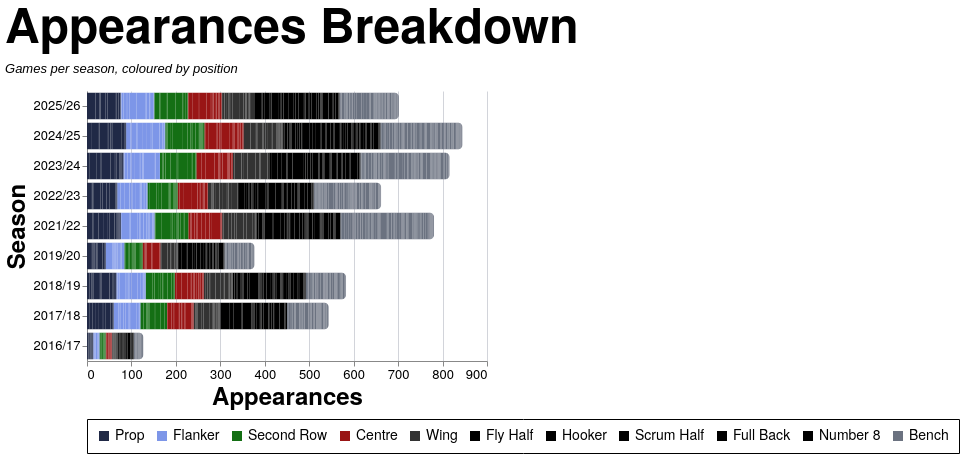

Source (Vega-Lite JSON):
### Vega-Lite specification from a JSON file in a GitHub repository (floating-point values rounded to 4 significant figures; data arrays with more than 128 entries replaced by an {"elided": "..."} marker saying what was removed)
{"config": {"axis": {"labelFont": "PT Sans Narrow, Helvetica Neue, Helvetica, Arial, sans-serif", "titleFont": "PT Sans Narrow, Helvetica Neue, Helvetica, Arial, sans-serif", "labelFontSize": 13, "titleFontSize": 24, "gridColor": "#202947", "gridOpacity": 0.2, "zindex": 1}, "text": {"font": "Lato, sans-serif"}, "bar": {"cornerRadiusEnd": 5}, "header": {"labelFont": "PT Sans Narrow, Helvetica Neue, Helvetica, Arial, sans-serif", "titleFont": "PT Sans Narrow, Helvetica Neue, Helvetica, Arial, sans-serif", "labelFontSize": 24, "titleFontSize": 28, "labelFontWeight": "bold", "orient": "left"}, "legend": {"labelFont": "PT Sans Narrow, Helvetica Neue, Helvetica, Arial, sans-serif", "titleFont": "PT Sans Narrow, Helvetica Neue, Helvetica, Arial, sans-serif", "labelFontSize": 14, "titleFontSize": 16, "titlePadding": 5, "fillColor": "white", "strokeColor": "black", "padding": 10, "titleFontWeight": "lighter", "titleFontStyle": "italic", "titleColor": "gray", "offset": 10}, "title": {"font": "PT Sans Narrow, Helvetica Neue, Helvetica, Arial, sans-serif", "fontSize": 48, "fontWeight": "bold", "anchor": "start", "align": "center", "titlePadding": 20, "subtitlePadding": 10, "subtitleFontSize": 13, "subtitleColor": "", "subtitleFontStyle": "italic", "offset": 15, "color": "black"}, "axisX": {"labelAngle": 0}, "facet": {"title": null, "header": null, "align": {"row": "each", "column": "each"}}, "resolve": {"scale": {"y": "independent", "facet": "independent"}}, "background": "transparent", "scale": {"offsetBandPaddingOuter": 0.2, "offsetBandPaddingInner": 0.1}, "view": {"stroke": null, "background": "transparent"}}, "data": {"name": "data-f03f42cad18cd4ceae0d0a12515c31e6"}, "mark": {"type": "bar"}, "encoding": {"color": {"field": "color_value", "legend": {"orient": "bottom", "title": null}, "scale": {"domain": ["Prop", "Flanker", "Second Row", "Centre", "Wing", "Fly Half", "Hooker", "Scrum Half", "Full Back", "Number 8", "Bench"], "range": ["#202946", "#7d96e8", "#146f14", "#991515", "#333333", "#000000", "#000000", "#000000", "#000000", "#000000", "#6b7280"]}, "type": "nominal"}, "order": {"field": "stack_order", "type": "quantitative"}, "tooltip": [{"field": "player", "title": "Player", "type": "nominal"}, {"field": "season", "title": "Season", "type": "nominal"}, {"field": "color_value", "title": "Position", "type": "nominal"}, {"aggregate": "sum", "field": "apps", "title": "Appearances", "type": "quantitative"}], "x": {"aggregate": "sum", "field": "apps", "title": "Appearances", "type": "quantitative"}, "y": {"field": "season", "sort": {"field": "season_sort", "op": "max", "order": "descending"}, "title": "Season", "type": "nominal"}}, "height": {"step": 30}, "title": {"text": "Appearances Breakdown", "subtitle": "Games per season, coloured by position"}, "width": 400, "$schema": "https://vega.github.io/schema/vega-lite/v5.20.1.json", "datasets": {"data-f03f42cad18cd4ceae0d0a12515c31e6": {"elided": "2509 records"}}}
